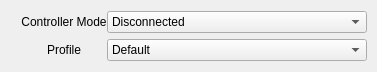
  <widget class="QWidget" name="formLayoutWidget">
   <property name="geometry">
    <rect>
     <x>10</x>
     <y>50</y>
     <width>371</width>
     <height>57</height>
    </rect>
   </property>
   <layout class="QFormLayout" name="controllerSettingsLayout">
    <property name="sizeConstraint">
     <enum>QLayout::SetDefaultConstraint</enum>
    </property>
    <property name="horizontalSpacing">
     <number>10</number>
    </property>
    <property name="rightMargin">
     <number>10</number>
    </property>
    <item row="0" column="1">
     <layout class="QHBoxLayout" name="controllerModeLayout">
      <property name="sizeConstraint">
       <enum>QLayout::SetDefaultConstraint</enum>
      </property>
      <item>
       <widget class="QLabel" name="controllerModeLabel">
        <property name="text">
         <string>Controller Mode</string>
        </property>
        <property name="alignment">
         <set>Qt::AlignCenter</set>
        </property>
       </widget>
      </item>
      <item>
       <widget class="QComboBox" name="controllerModeBox">
        <property name="minimumSize">
         <size>
          <width>260</width>
          <height>0</height>
         </size>
        </property>
        <property name="baseSize">
         <size>
          <width>0</width>
          <height>0</height>
         </size>
        </property>
        <item>
         <property name="text">
          <string>Disconnected</string>
         </property>
        </item>
        <item>
         <property name="text">
          <string>Switch Pro/Dualshock</string>
         </property>
        </item>
        <item>
         <property name="text">
          <string>Joycon Pair</string>
         </property>
        </item>
       </widget>
      </item>
     </layout>
    </item>
    <item row="1" column="1">
     <layout class="QHBoxLayout" name="profileLayout">
      <item>
       <widget class="QLabel" name="profileLabel">
        <property name="text">
         <string>Profile</string>
        </property>
        <property name="alignment">
         <set>Qt::AlignCenter</set>
        </property>
       </widget>
      </item>
      <item>
       <widget class="QComboBox" name="profileBox">
        <property name="minimumSize">
         <size>
          <width>260</width>
          <height>0</height>
         </size>
        </property>
        <item>
         <property name="text">
          <string>Default</string>
         </property>
        </item>
        <item>
         <property name="text">
          <string>Custom</string>
         </property>
        </item>
       </widget>
      </item>
     </layout>
    </item>
   </layout>
  </widget>
